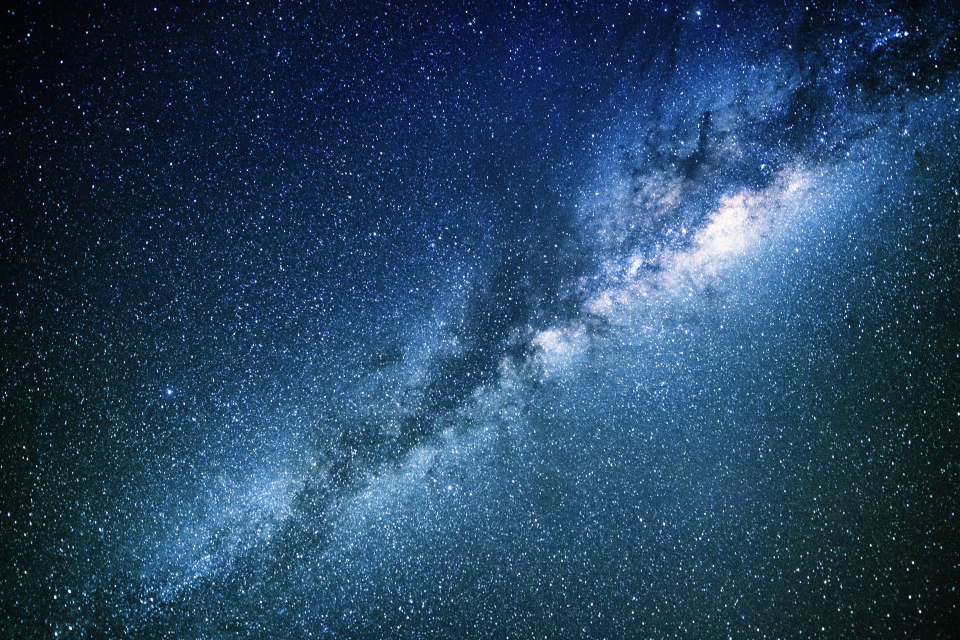
#> input picture space.jpg, 1920 x 1280 px (shown at 1/2 size)
$ jupyter execute python_opencv.ipynb
#> lines starting #> are read from the running program, lines starting #| are printed output that depends on the picture; after the words box and inside, x2 and y2 are one past the last pixel; in counts of white or black regions, pixels touching at a corner belong together
[cell 1]
#Подключение библиотек
import numpy as np
import cv2
from matplotlib import pyplot as plt
import time

test = [] #список для значений тестирования

#Читаем изображение
img = cv2.imread('space.jpg')
#> img is the input picture: shape (1280, 1920, 3); mean B, G, R 96.5, 67.4, 37.7


#Бинаризация изображения
img_gray = cv2.cvtColor(img, cv2.COLOR_BGR2GRAY)
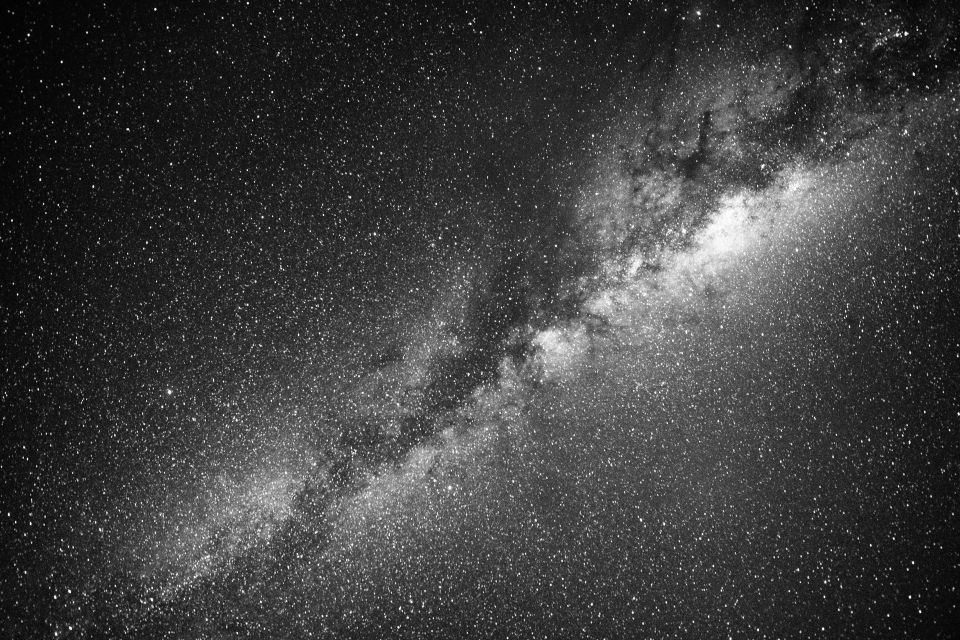
#> img_gray: shape (1280, 1920) (shown at 1/2 size); min 0, max 255, mean 61.8
ret,img_bin = cv2.threshold(img_gray,127,255,cv2.THRESH_BINARY)
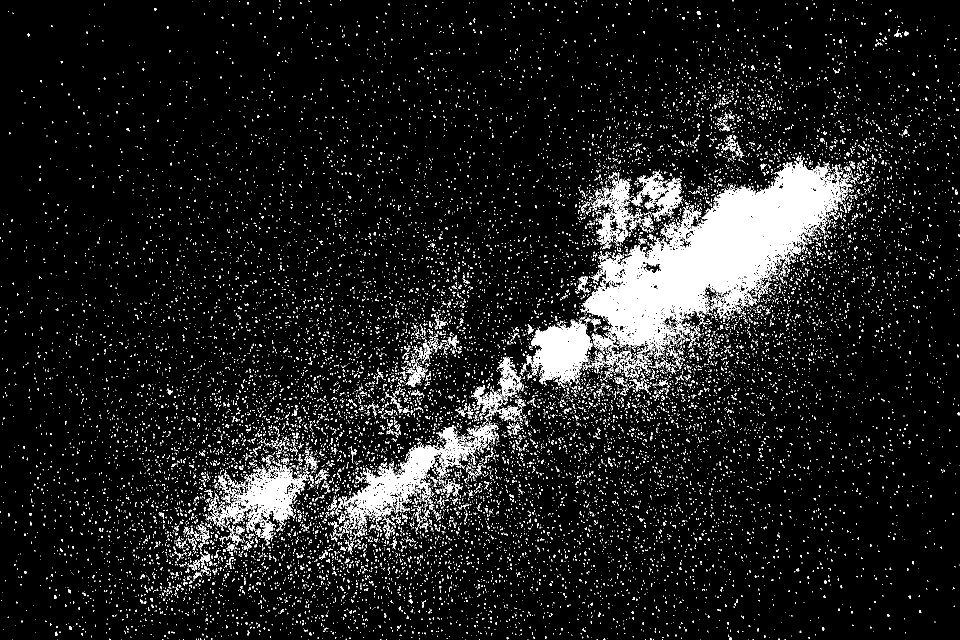
#> img_bin: shape (1280, 1920) (shown at 1/2 size); 9.3% white; 18568 white regions (17871 under 20 px), largest, box (x1, y1, x2, y2) and area: (1160, 316, 1704, 714) 77257, (684, 842, 997, 1052) 13644, (1062, 639, 1186, 771) 9702

#Дилатация
for i in range(30):
    start = time.time()
    img_dilation3 = cv2.dilate(img_bin, np.ones((3, 3), np.uint8), iterations=1)
    end = time.time()
    test.append(end-start)
#> this loop made 30 passes
#> pass 1, `img_dilation3 = cv2.dilate(img_bin, np.ones((3, 3), np.uint8), iterati..`:
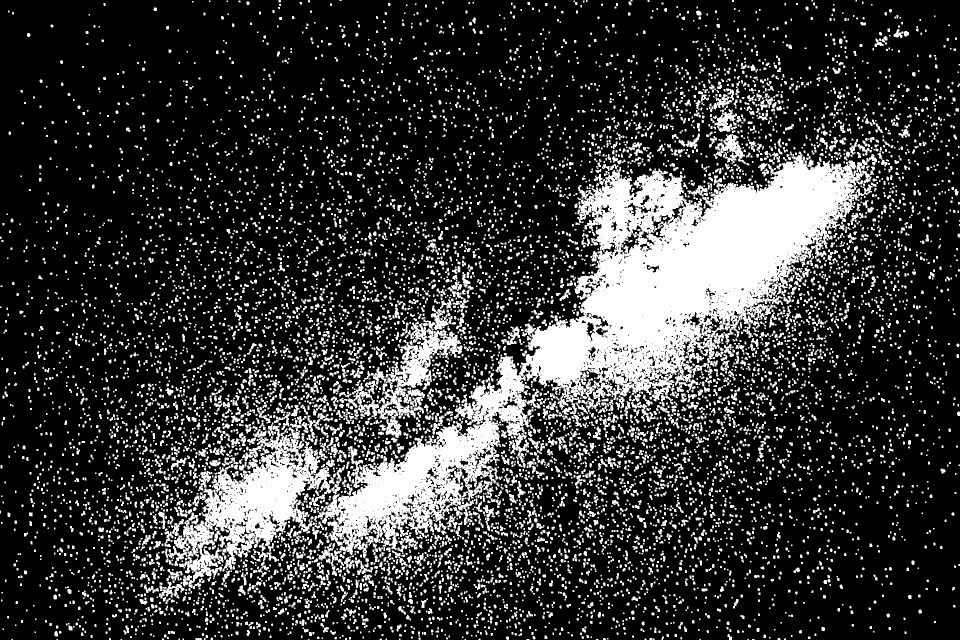
#> img_dilation3: shape (1280, 1920) (shown at 1/2 size); 21.1% white; 9291 white regions (5267 under 20 px), largest, box (x1, y1, x2, y2) and area: (635, 303, 1754, 1116) 220262, (330, 845, 662, 1187) 37672, (755, 643, 925, 876) 11855
#> after the loop, test = 30 values, max 0.0264 at index 0, min 0.0003 at index 23, mean 0.00123

img_dilation5 = cv2.dilate(img_bin, np.ones((5, 5), np.uint8), iterations=1)
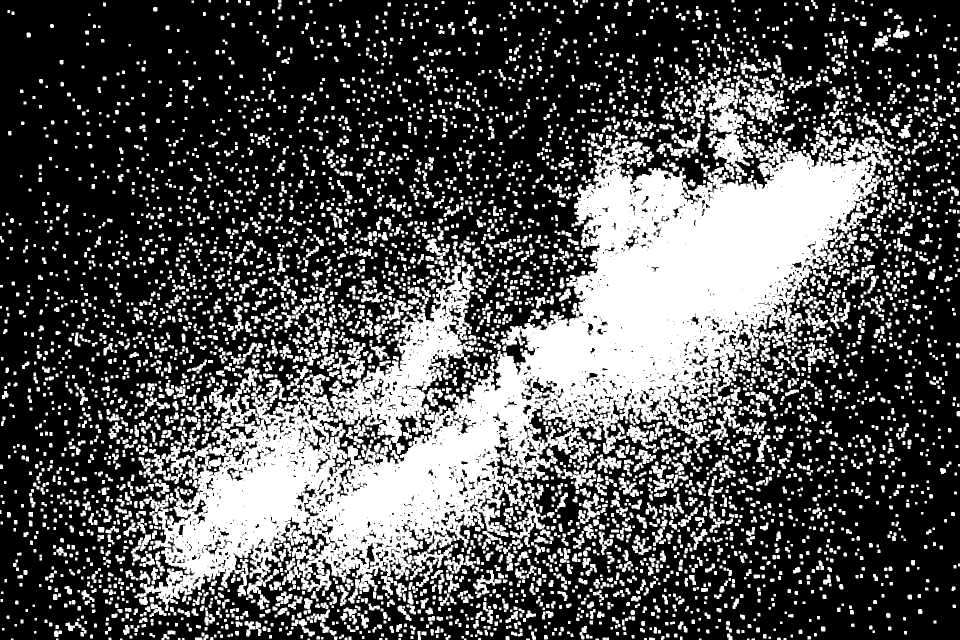
#> img_dilation5: shape (1280, 1920) (shown at 1/2 size); 32.6% white; 5048 white regions (9 under 20 px), largest, box (x1, y1, x2, y2) and area: (269, 273, 1786, 1209) 411553, (658, 528, 951, 908) 33452, (1382, 157, 1506, 359) 8585
img_dilation7 = cv2.dilate(img_bin, np.ones((7, 7), np.uint8), iterations=1)
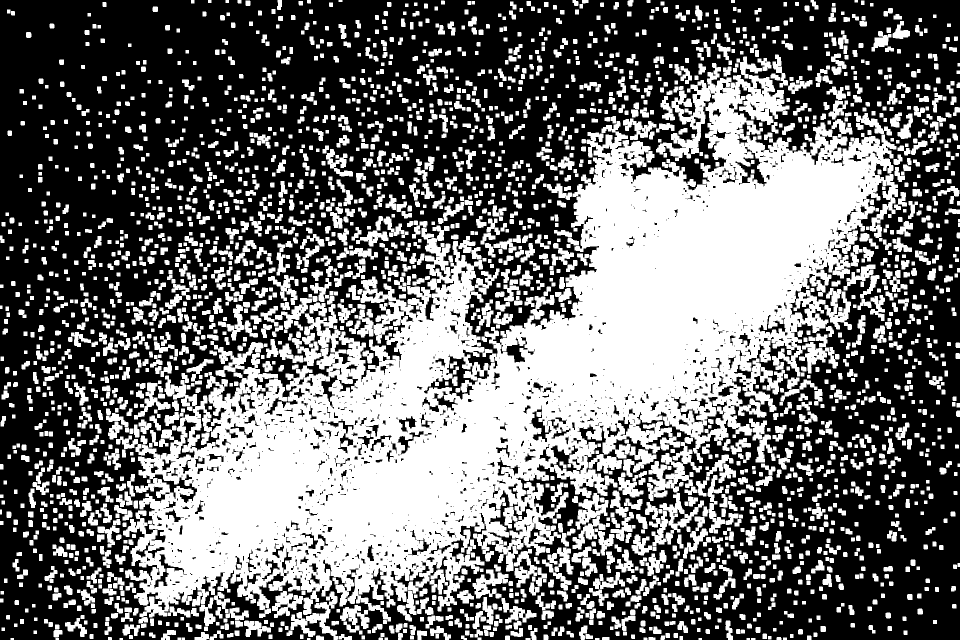
#> img_dilation7: shape (1280, 1920) (shown at 1/2 size); 43.2% white; 2834 white regions, largest, box (x1, y1, x2, y2) and area: (232, 126, 1796, 1247) 660570, (1294, 874, 1404, 1002) 5107, (1290, 986, 1408, 1093) 4169


#Вывод mathplotlib
titles = ['Original', 'Gray', 'Binarization', 'Dilatation\n(Kernel = 3,3)', 'Dilatation\n(Kernel = 5,5)', 'Dilatation\n(Kernel = 7,7)']
images = [img, img_gray, img_bin, img_dilation3, img_dilation5, img_dilation7]
for i in range(6):
    plt.subplot(2,3,i+1),plt.imshow(cv2.cvtColor(images[i], cv2.COLOR_BGR2RGB))
    plt.title(titles[i])
    plt.xticks([]),plt.yticks([])
plt.show()
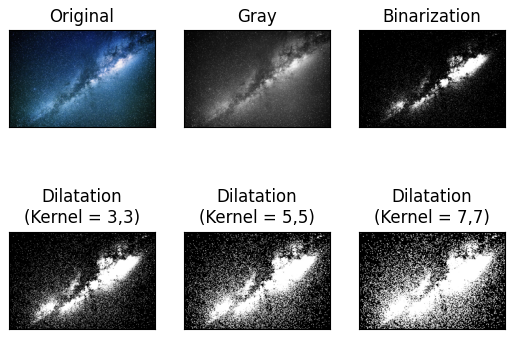
#> figure drawn by matplotlib, 6 panels

[cell 2]
#Вывод opencv
from win32api import GetSystemMetrics

w = GetSystemMetrics(0)
h = GetSystemMetrics(1)
flag = True
flag_all = False

#Снизу отрисовка с координатами экрана (для красоты)
while True:
    if flag:
        img_show = img_bin
    else:
        img_show = img_dilation3

    if flag_all == True:
        cv2.imshow('Original', cv2.resize (img, dsize = (300, 300)))
        cv2.imshow('Gray', cv2.resize (img_gray, dsize = (300, 300)))
        cv2.imshow('Binarization', cv2.resize (img_bin, dsize = (300, 300)))
        cv2.imshow('Dilatation kernel = (3,3)', cv2.resize (img_dilation3, dsize = (300, 300)))
        cv2.imshow('Dilatation kernel = (5,5)', cv2.resize (img_dilation5, dsize = (300, 300)))
        cv2.imshow('Dilatation kernel = (7,7)', cv2.resize (img_dilation7, dsize = (300, 300)))

        # 1 строчка
        cv2.moveWindow("Original", int((w - 300 * 3) / 4), int((h - 300 * 2) / 3))
        cv2.moveWindow("Gray", int((w - 300 * 3) / 4 * 2 + 300), int((h - 300 * 2) / 3))
        cv2.moveWindow("Binarization", int((w - 300 * 3) / 4 * 3 + 600), int((h - 300 * 2) / 3))

        # 2 строчка
        cv2.moveWindow("Dilatation kernel = (3,3)", int((w - 300 * 3) / 4), int((h - 300 * 2) / 3 * 2 + 300))
        cv2.moveWindow("Dilatation kernel = (5,5)", int((w - 300 * 3) / 4 * 2 + 300), int((h - 300 * 2) / 3 * 2 + 300))
        cv2.moveWindow("Dilatation kernel = (7,7)", int((w - 300 * 3) / 4 * 3 + 600), int((h - 300 * 2) / 3 * 2 + 300))

    else:
        cv2.imshow('', cv2.resize (img_show, dsize = (500, 500)))
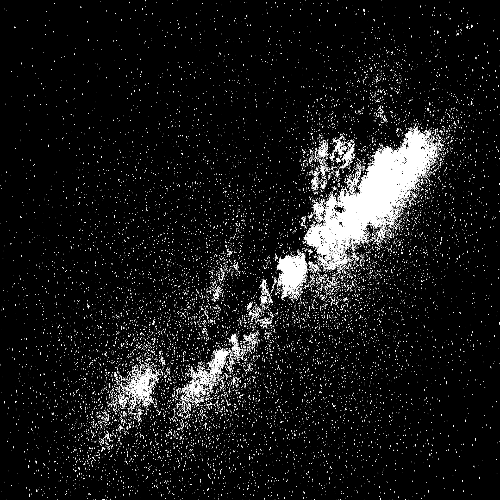
#> window '': shape (500, 500); min 0, max 255, mean 23.8
        cv2.moveWindow("", int((w - 500) / 2), int((h - 500) / 2))
#> (this line was passed over: win32api is not available in this run)

    key = cv2.waitKey(1)
#> (key q is pressed here)
    if key == ord('.') and flag_all == False:
        flag = not flag
    if key == ord(',') and flag_all == False:
        flag = not flag
    if key == ord('a'):
        cv2.destroyAllWindows()
        flag_all = not flag_all
    if key == ord('q'):
        break
cv2.destroyAllWindows()

[cell 3]
#Запись тестов в Excel
excel = open( 'test.xls', 'a' )
excel.write('python opencv')
for element in test:
     excel.write('\t')
     excel.write(str(element))
#> this loop made 30 passes
#> element on passes 1 to 12: 0.0264, 0.000957, 0.000917, 0.000322, 0.000348, 0.000309, 0.000326, 0.000324, 0.000324, 0.000307, 0.000341, 0.000306
excel.write('\n')
excel.close()

[cell 4]
cv2.imwrite('python_opencv_res.jpg', img_dilation3)
#> Out = True
